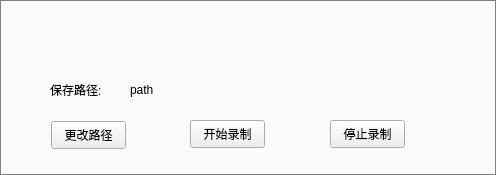
<?xml version="1.0" encoding="UTF-8"?>
<ui version="4.0">
 <class>MainWindow</class>
 <widget class="QMainWindow" name="MainWindow">
  <property name="geometry">
   <rect>
    <x>0</x>
    <y>0</y>
    <width>496</width>
    <height>175</height>
   </rect>
  </property>
  <property name="windowTitle">
   <string>QCodScreenShot</string>
  </property>
  <property name="styleSheet">
   <string notr="true">QWidget {
	font-family : Tahoma;
    min-height: 20px;
}
QWidget#widget{
	background-color: rgb(250, 250, 250);
	border : 1px solid gray;
}
#b_exit, #b_screenshot, #b_setting, #b_timer {
    border: none;
}
#b_exit:hover, #b_screenshot:hover, #b_setting:hover, #b_timer:hover {
    background-color: #eeeeee;
}</string>
  </property>
  <widget class="QWidget" name="centralWidget">
   <layout class="QHBoxLayout" name="horizontalLayout_2">
    <property name="spacing">
     <number>0</number>
    </property>
    <property name="leftMargin">
     <number>0</number>
    </property>
    <property name="topMargin">
     <number>0</number>
    </property>
    <property name="rightMargin">
     <number>0</number>
    </property>
    <property name="bottomMargin">
     <number>0</number>
    </property>
    <item>
     <widget class="QWidget" name="widget" native="true">
      <widget class="QPushButton" name="startBtn">
       <property name="geometry">
        <rect>
         <x>190</x>
         <y>120</y>
         <width>75</width>
         <height>28</height>
        </rect>
       </property>
       <property name="text">
        <string>开始录制</string>
       </property>
      </widget>
      <widget class="QPushButton" name="stopBtn">
       <property name="geometry">
        <rect>
         <x>330</x>
         <y>120</y>
         <width>75</width>
         <height>28</height>
        </rect>
       </property>
       <property name="text">
        <string>停止录制</string>
       </property>
      </widget>
      <widget class="QLabel" name="label_2">
       <property name="geometry">
        <rect>
         <x>50</x>
         <y>80</y>
         <width>54</width>
         <height>20</height>
        </rect>
       </property>
       <property name="text">
        <string>保存路径:</string>
       </property>
      </widget>
      <widget class="QLabel" name="pathLabel">
       <property name="geometry">
        <rect>
         <x>130</x>
         <y>80</y>
         <width>311</width>
         <height>20</height>
        </rect>
       </property>
       <property name="text">
        <string>path</string>
       </property>
      </widget>
      <widget class="QPushButton" name="pathBtn">
       <property name="geometry">
        <rect>
         <x>51</x>
         <y>121</y>
         <width>75</width>
         <height>28</height>
        </rect>
       </property>
       <property name="text">
        <string>更改路径</string>
       </property>
      </widget>
      <widget class="QWidget" name="layoutWidget">
       <property name="geometry">
        <rect>
         <x>30</x>
         <y>0</y>
         <width>401</width>
         <height>51</height>
        </rect>
       </property>
       <layout class="QHBoxLayout" name="horizontalLayout">
        <item>
         <widget class="QLabel" name="label">
          <property name="sizePolicy">
           <sizepolicy hsizetype="Minimum" vsizetype="Minimum">
            <horstretch>0</horstretch>
            <verstretch>0</verstretch>
           </sizepolicy>
          </property>
          <property name="minimumSize">
           <size>
            <width>22</width>
            <height>20</height>
           </size>
          </property>
          <property name="maximumSize">
           <size>
            <width>16777215</width>
            <height>16777215</height>
           </size>
          </property>
          <property name="cursor">
           <cursorShape>ArrowCursor</cursorShape>
          </property>
          <property name="toolTip">
           <string>Drag to move window</string>
          </property>
          <property name="styleSheet">
           <string notr="true">:hover {
	image: url(:/new/icon/resource/handle.png);
    background-color: #eeeeee;
}</string>
          </property>
          <property name="text">
           <string/>
          </property>
          <property name="pixmap">
           <pixmap>resource/handle.png</pixmap>
          </property>
          <property name="alignment">
           <set>Qt::AlignCenter</set>
          </property>
         </widget>
        </item>
        <item>
         <widget class="QPushButton" name="b_screenshot">
          <property name="sizePolicy">
           <sizepolicy hsizetype="Minimum" vsizetype="Minimum">
            <horstretch>0</horstretch>
            <verstretch>0</verstretch>
           </sizepolicy>
          </property>
          <property name="maximumSize">
           <size>
            <width>16777215</width>
            <height>16777215</height>
           </size>
          </property>
          <property name="styleSheet">
           <string notr="true">image: url(:/new/icon/resource/camera.png);</string>
          </property>
          <property name="text">
           <string/>
          </property>
          <property name="icon">
           <iconset>
            <normaloff>resource/camera.png</normaloff>resource/camera.png</iconset>
          </property>
          <property name="iconSize">
           <size>
            <width>16</width>
            <height>16</height>
           </size>
          </property>
         </widget>
        </item>
        <item>
         <widget class="QPushButton" name="b_timer">
          <property name="sizePolicy">
           <sizepolicy hsizetype="Minimum" vsizetype="Minimum">
            <horstretch>0</horstretch>
            <verstretch>0</verstretch>
           </sizepolicy>
          </property>
          <property name="minimumSize">
           <size>
            <width>0</width>
            <height>20</height>
           </size>
          </property>
          <property name="maximumSize">
           <size>
            <width>16777215</width>
            <height>16777215</height>
           </size>
          </property>
          <property name="styleSheet">
           <string notr="true">
image: url(:/new/icon/resource/timer.png);</string>
          </property>
          <property name="text">
           <string/>
          </property>
          <property name="icon">
           <iconset>
            <normaloff>resource/timer.png</normaloff>resource/timer.png</iconset>
          </property>
          <property name="iconSize">
           <size>
            <width>16</width>
            <height>16</height>
           </size>
          </property>
         </widget>
        </item>
        <item>
         <widget class="QPushButton" name="b_setting">
          <property name="sizePolicy">
           <sizepolicy hsizetype="Minimum" vsizetype="Minimum">
            <horstretch>0</horstretch>
            <verstretch>0</verstretch>
           </sizepolicy>
          </property>
          <property name="minimumSize">
           <size>
            <width>0</width>
            <height>20</height>
           </size>
          </property>
          <property name="maximumSize">
           <size>
            <width>16777215</width>
            <height>16777215</height>
           </size>
          </property>
          <property name="styleSheet">
           <string notr="true">image: url(:/new/icon/resource/settings.png);</string>
          </property>
          <property name="text">
           <string/>
          </property>
          <property name="icon">
           <iconset>
            <normaloff>resource/settings.png</normaloff>resource/settings.png</iconset>
          </property>
         </widget>
        </item>
        <item>
         <widget class="QPushButton" name="b_exit">
          <property name="sizePolicy">
           <sizepolicy hsizetype="Minimum" vsizetype="Minimum">
            <horstretch>0</horstretch>
            <verstretch>0</verstretch>
           </sizepolicy>
          </property>
          <property name="minimumSize">
           <size>
            <width>0</width>
            <height>20</height>
           </size>
          </property>
          <property name="maximumSize">
           <size>
            <width>16777215</width>
            <height>16777215</height>
           </size>
          </property>
          <property name="styleSheet">
           <string notr="true">image: url(:/new/icon/resource/door_out.png);</string>
          </property>
          <property name="text">
           <string/>
          </property>
          <property name="icon">
           <iconset>
            <normaloff>resource/door_out.png</normaloff>resource/door_out.png</iconset>
          </property>
         </widget>
        </item>
       </layout>
      </widget>
     </widget>
    </item>
   </layout>
  </widget>
 </widget>
 <layoutdefault spacing="6" margin="11"/>
 <resources/>
 <connections/>
</ui>
